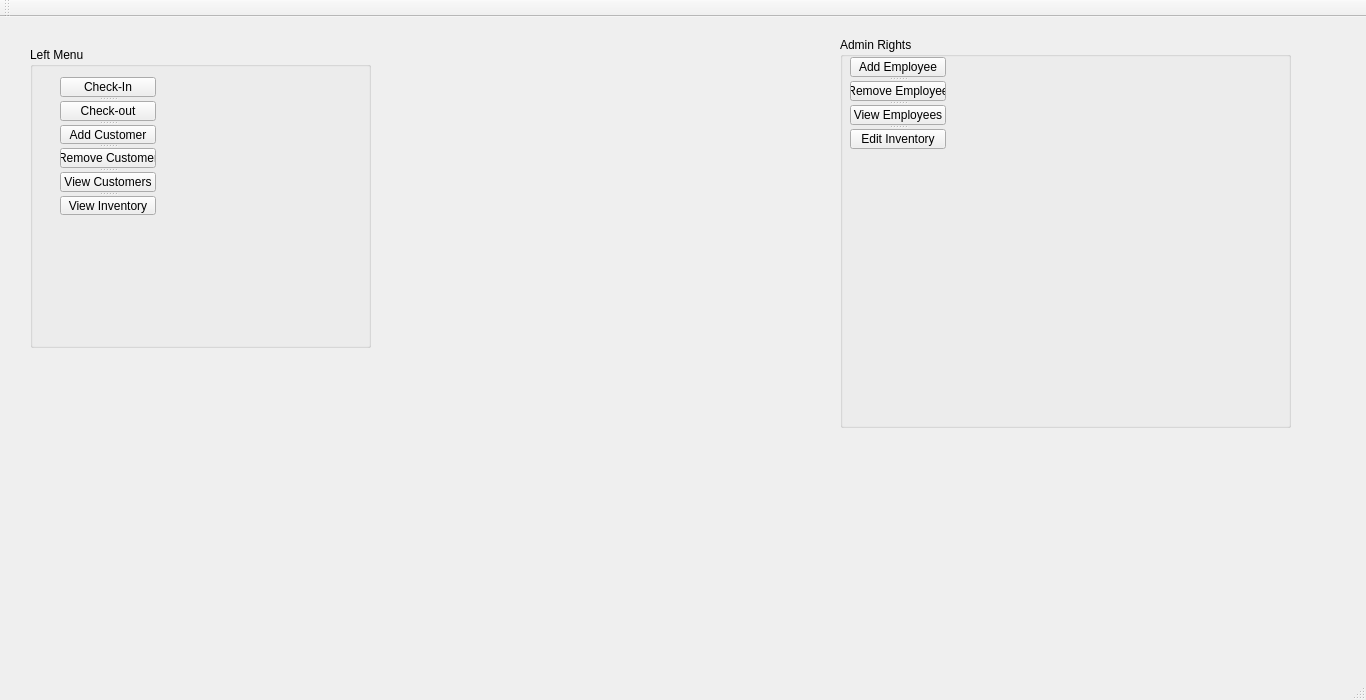
<?xml version="1.0" encoding="UTF-8"?>
<ui version="4.0">
 <class>MainWindow</class>
 <widget class="QMainWindow" name="MainWindow">
  <property name="enabled">
   <bool>true</bool>
  </property>
  <property name="geometry">
   <rect>
    <x>0</x>
    <y>0</y>
    <width>1366</width>
    <height>700</height>
   </rect>
  </property>
  <property name="maximumSize">
   <size>
    <width>1920</width>
    <height>1080</height>
   </size>
  </property>
  <property name="windowTitle">
   <string>Blockbusted</string>
  </property>
  <widget class="QWidget" name="centralWidget">
   <property name="minimumSize">
    <size>
     <width>1366</width>
     <height>647</height>
    </size>
   </property>
   <property name="maximumSize">
    <size>
     <width>10000</width>
     <height>10000</height>
    </size>
   </property>
   <widget class="QGroupBox" name="groupBox_2">
    <property name="geometry">
     <rect>
      <x>840</x>
      <y>20</y>
      <width>451</width>
      <height>391</height>
     </rect>
    </property>
    <property name="minimumSize">
     <size>
      <width>0</width>
      <height>0</height>
     </size>
    </property>
    <property name="title">
     <string>Admin Rights</string>
    </property>
    <widget class="QSplitter" name="splitter_2">
     <property name="geometry">
      <rect>
       <x>10</x>
       <y>20</y>
       <width>96</width>
       <height>92</height>
      </rect>
     </property>
     <property name="orientation">
      <enum>Qt::Vertical</enum>
     </property>
     <widget class="QPushButton" name="add_emp">
      <property name="sizePolicy">
       <sizepolicy hsizetype="Fixed" vsizetype="Fixed">
        <horstretch>0</horstretch>
        <verstretch>0</verstretch>
       </sizepolicy>
      </property>
      <property name="minimumSize">
       <size>
        <width>0</width>
        <height>0</height>
       </size>
      </property>
      <property name="maximumSize">
       <size>
        <width>500</width>
        <height>150</height>
       </size>
      </property>
      <property name="baseSize">
       <size>
        <width>300</width>
        <height>150</height>
       </size>
      </property>
      <property name="text">
       <string>Add Employee</string>
      </property>
     </widget>
     <widget class="QPushButton" name="remove_emp">
      <property name="text">
       <string>Remove Employee</string>
      </property>
     </widget>
     <widget class="QPushButton" name="view_emp">
      <property name="text">
       <string>View Employees</string>
      </property>
     </widget>
     <widget class="QPushButton" name="edit_Inv">
      <property name="text">
       <string>Edit Inventory</string>
      </property>
     </widget>
    </widget>
   </widget>
   <widget class="QGroupBox" name="groupBox_3">
    <property name="geometry">
     <rect>
      <x>30</x>
      <y>30</y>
      <width>341</width>
      <height>301</height>
     </rect>
    </property>
    <property name="title">
     <string>Left Menu</string>
    </property>
    <widget class="QLabel" name="label">
     <property name="geometry">
      <rect>
       <x>30</x>
       <y>30</y>
       <width>55</width>
       <height>16</height>
      </rect>
     </property>
     <property name="text">
      <string/>
     </property>
    </widget>
    <widget class="QPushButton" name="fts">
     <property name="geometry">
      <rect>
       <x>30</x>
       <y>830</y>
       <width>430</width>
       <height>150</height>
      </rect>
     </property>
     <property name="sizePolicy">
      <sizepolicy hsizetype="Minimum" vsizetype="Fixed">
       <horstretch>0</horstretch>
       <verstretch>3</verstretch>
      </sizepolicy>
     </property>
     <property name="text">
      <string>Quit</string>
     </property>
    </widget>
    <widget class="QSplitter" name="splitter">
     <property name="geometry">
      <rect>
       <x>30</x>
       <y>30</y>
       <width>96</width>
       <height>138</height>
      </rect>
     </property>
     <property name="orientation">
      <enum>Qt::Vertical</enum>
     </property>
     <widget class="QPushButton" name="check_in">
      <property name="text">
       <string>Check-In</string>
      </property>
     </widget>
     <widget class="QPushButton" name="check_out">
      <property name="text">
       <string>Check-out</string>
      </property>
     </widget>
     <widget class="QPushButton" name="add_Customer">
      <property name="text">
       <string>Add Customer</string>
      </property>
     </widget>
     <widget class="QPushButton" name="remove_Customer">
      <property name="text">
       <string>Remove Customer</string>
      </property>
     </widget>
     <widget class="QPushButton" name="view_Customers">
      <property name="text">
       <string>View Customers</string>
      </property>
     </widget>
     <widget class="QPushButton" name="view_Inv">
      <property name="text">
       <string>View Inventory</string>
      </property>
     </widget>
    </widget>
   </widget>
  </widget>
  <widget class="QMenuBar" name="menuBar">
   <property name="geometry">
    <rect>
     <x>0</x>
     <y>0</y>
     <width>1366</width>
     <height>21</height>
    </rect>
   </property>
  </widget>
  <widget class="QToolBar" name="mainToolBar">
   <attribute name="toolBarArea">
    <enum>TopToolBarArea</enum>
   </attribute>
   <attribute name="toolBarBreak">
    <bool>false</bool>
   </attribute>
  </widget>
  <widget class="QStatusBar" name="statusBar"/>
 </widget>
 <layoutdefault spacing="6" margin="11"/>
 <resources/>
 <connections/>
</ui>
